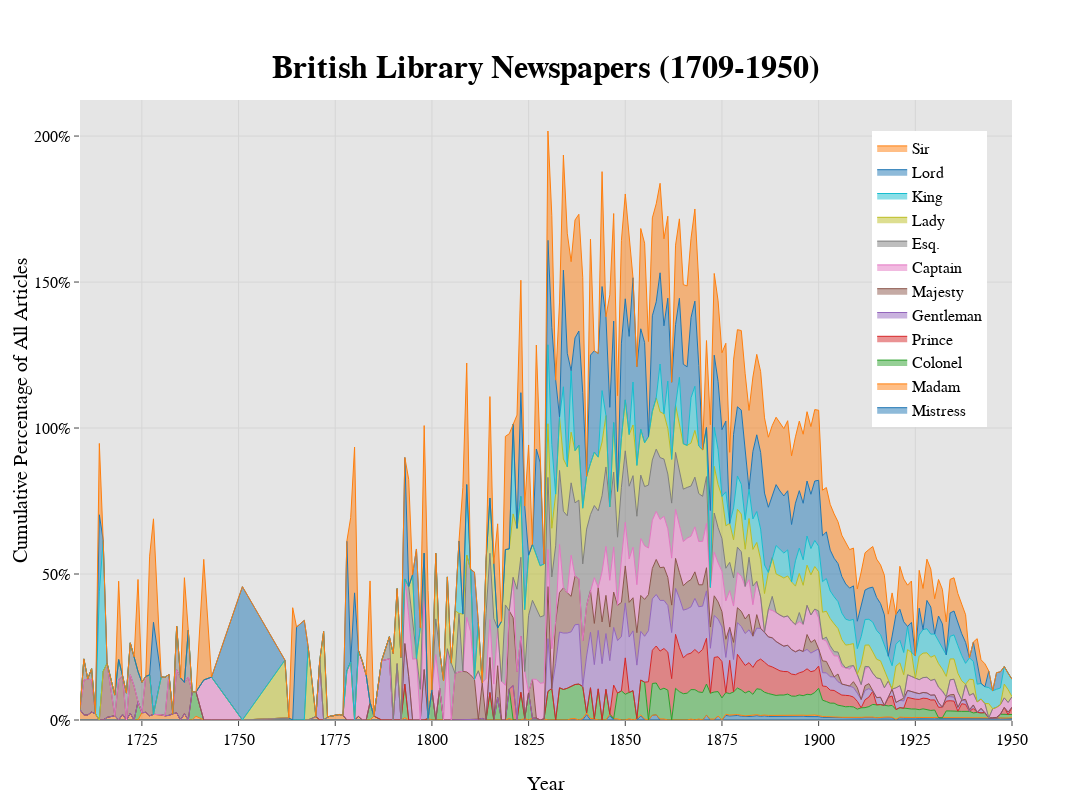

The notebook cell saved with this chart:
### Code cell
data = traces
layout_for_fig = layout_2
layout_for_fig['legend']['x'] = 0.85
layout_for_fig['title']['y'] = 0.93
layout_for_fig['title']['text'] = '<b>British Library Newspapers (1709-1950)'
layout_for_fig['xaxis']['dtick'] = 25

fig = dict(data=data, layout=layout_for_fig)
iplot(fig)

### Figure 1 — Plotly figure (JSON) as saved in the notebook; plotly's stock layout.template omitted (floating-point values rounded to 4 significant figures; data arrays with more than 128 entries replaced by an {"elided": "..."} marker saying what was removed)
{"data": [{"hoverinfo": "x+y", "line": {"shape": "linear", "width": 1}, "mode": "lines", "name": "Mistress", "stackgroup": "one", "type": "scatter", "uid": "cd09046b-f363-4d6d-a016-cdb8c3371301", "x": {"elided": "215 int values"}, "y": {"elided": "215 float values"}}, {"hoverinfo": "x+y", "line": {"shape": "linear", "width": 1}, "mode": "lines", "name": "Madam", "stackgroup": "one", "type": "scatter", "uid": "850acaa9-6cdf-40fa-a0c6-f91e8cc75297", "x": {"elided": "215 int values"}, "y": {"elided": "215 float values"}}, {"hoverinfo": "x+y", "line": {"shape": "linear", "width": 1}, "mode": "lines", "name": "Colonel", "stackgroup": "one", "type": "scatter", "uid": "045b6346-08a2-4b5b-8fd9-1080e53990a9", "x": {"elided": "215 int values"}, "y": {"elided": "215 float values"}}, {"hoverinfo": "x+y", "line": {"shape": "linear", "width": 1}, "mode": "lines", "name": "Prince", "stackgroup": "one", "type": "scatter", "uid": "688b88e3-0c50-47cb-8d4f-722e842f727a", "x": {"elided": "215 int values"}, "y": {"elided": "215 float values"}}, {"hoverinfo": "x+y", "line": {"shape": "linear", "width": 1}, "mode": "lines", "name": "Gentleman", "stackgroup": "one", "type": "scatter", "uid": "3223c17f-a5d0-4545-8f8c-2954fa8d7a1a", "x": {"elided": "215 int values"}, "y": {"elided": "215 float values"}}, {"hoverinfo": "x+y", "line": {"shape": "linear", "width": 1}, "mode": "lines", "name": "Majesty", "stackgroup": "one", "type": "scatter", "uid": "6affd807-a3f3-42c0-8a78-846c9a47d0d1", "x": {"elided": "215 int values"}, "y": {"elided": "215 float values"}}, {"hoverinfo": "x+y", "line": {"shape": "linear", "width": 1}, "mode": "lines", "name": "Captain", "stackgroup": "one", "type": "scatter", "uid": "e9a79df4-112c-49f5-9158-3b4d243c88d8", "x": {"elided": "215 int values"}, "y": {"elided": "215 float values"}}, {"hoverinfo": "x+y", "line": {"shape": "linear", "width": 1}, "mode": "lines", "name": "Esq.", "stackgroup": "one", "type": "scatter", "uid": "abfade09-a1f0-41bf-92f0-57bfd19e6e83", "x": {"elided": "215 int values"}, "y": {"elided": "215 float values"}}, {"hoverinfo": "x+y", "line": {"shape": "linear", "width": 1}, "mode": "lines", "name": "Lady", "stackgroup": "one", "type": "scatter", "uid": "c2c9cdbc-c4d7-44db-b116-6dd4a2af0f25", "x": {"elided": "215 int values"}, "y": {"elided": "215 float values"}}, {"hoverinfo": "x+y", "line": {"shape": "linear", "width": 1}, "mode": "lines", "name": "King", "stackgroup": "one", "type": "scatter", "uid": "d4d604c0-6165-4c80-ac6b-b1635e35ce44", "x": {"elided": "215 int values"}, "y": {"elided": "215 float values"}}, {"hoverinfo": "x+y", "line": {"shape": "linear", "width": 1}, "mode": "lines", "name": "Lord", "stackgroup": "one", "type": "scatter", "uid": "dd26481c-aaeb-4e55-8052-7b7cafae7cd8", "x": {"elided": "215 int values"}, "y": {"elided": "215 float values"}}, {"hoverinfo": "x+y", "line": {"shape": "linear", "width": 1}, "mode": "lines", "name": "Sir", "stackgroup": "one", "type": "scatter", "uid": "d01632b2-7801-4860-8412-a8f7e600cdc9", "x": {"elided": "215 int values"}, "y": {"elided": "215 float values"}}], "layout": {"height": 800, "legend": {"bgcolor": "#FFFFFF", "font": {"color": "rgb(0, 0, 0)", "family": "sans serif", "size": 16}, "orientation": "v", "x": 0.85, "y": 0.95}, "paper_bgcolor": "#FFFFFF", "plot_bgcolor": "#E5E5E5", "title": {"font": {"color": "rgb(0, 0, 0)", "family": "sans serif", "size": 32}, "text": "<b>British Library Newspapers (1709-1950)", "y": 0.93}, "width": 1100, "xaxis": {"autorange": true, "dtick": 25, "range": [1709, 1950], "tickfont": {"color": "rgb(0, 0, 0)", "family": "sans serif", "size": 16}, "ticklen": 5, "title": {"font": {"color": "rgb(0, 0, 0)", "family": "sans serif", "size": 20}, "text": "Year"}, "type": "linear"}, "yaxis": {"autorange": true, "range": [0, 212.3], "tickfont": {"color": "rgb(0, 0, 0)", "family": "sans serif", "size": 16}, "ticklen": 5, "ticksuffix": "%", "title": {"font": {"color": "rgb(0, 0, 0)", "family": "sans serif", "size": 20}, "text": "Cumulative Percentage of All Articles"}, "type": "linear"}}}
